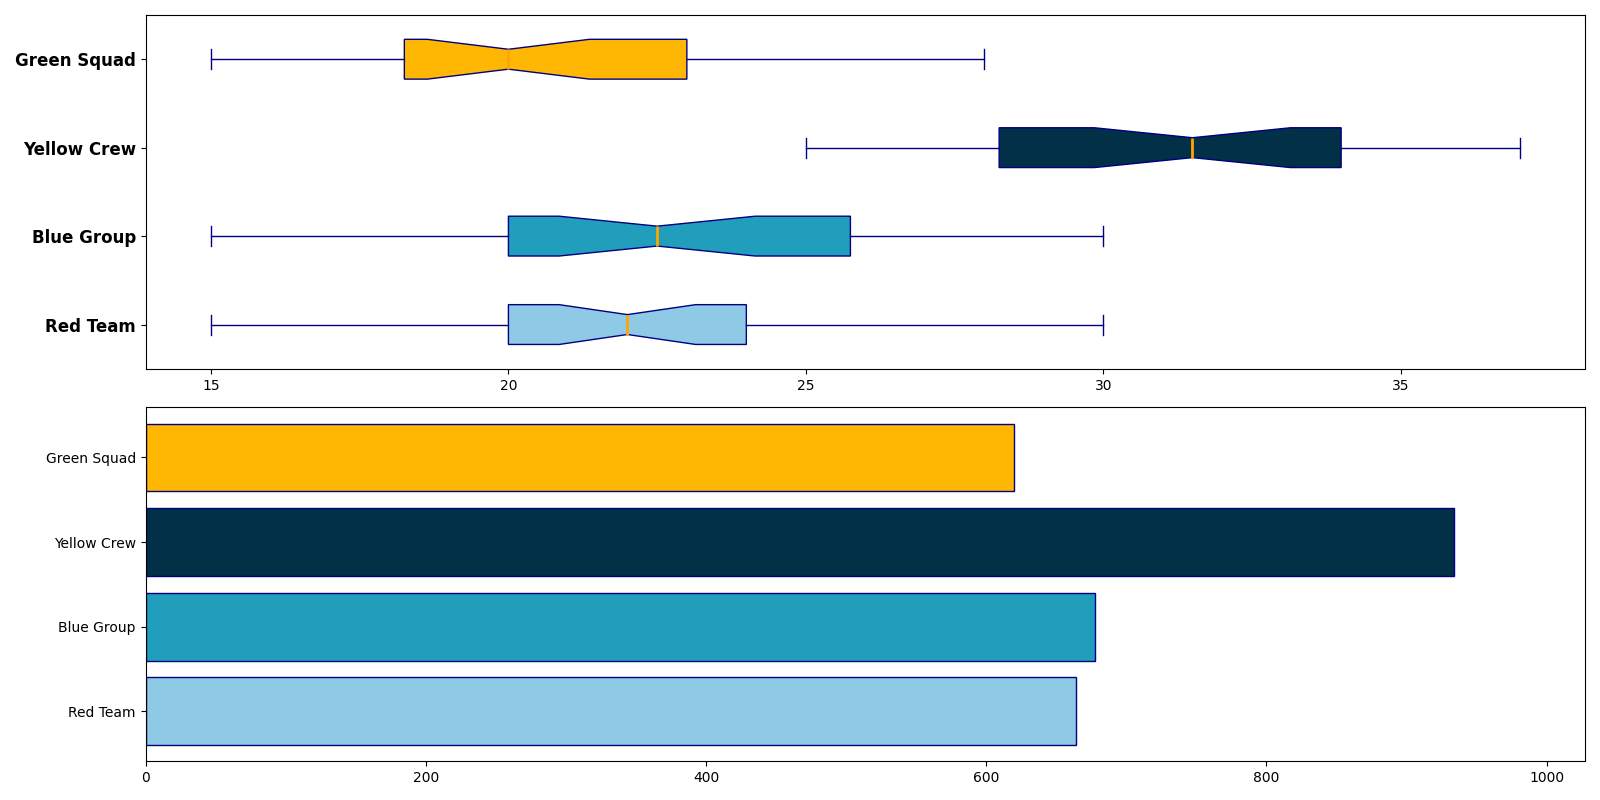

The Python source for this figure:
import matplotlib.pyplot as plt
import numpy as np

alpha_hours = [15, 18, 24, 20, 22, 17, 21, 23, 19, 26, 29, 18, 20, 24, 22, 27, 30, 20, 22, 24, 26, 20, 27, 19, 18, 24, 25, 23, 21, 20]
beta_hours = [20, 15, 17, 16, 19, 22, 21, 24, 22, 23, 18, 20, 19, 21, 23, 26, 28, 29, 30, 24, 25, 20, 22, 24, 26, 19, 28, 27, 26, 24]
gamma_hours = [30, 28, 32, 35, 29, 34, 33, 31, 29, 28, 30, 32, 25, 27, 26, 28, 32, 33, 34, 37, 35, 36, 34, 28, 27, 29, 30, 33, 34, 35]
delta_hours = [17, 19, 23, 20, 21, 18, 17, 16, 20, 24, 23, 25, 27, 28, 22, 20, 19, 18, 15, 17, 20, 19, 18, 20, 22, 23, 19, 21, 24, 25]

total_hours = [sum(alpha_hours), sum(beta_hours), sum(gamma_hours), sum(delta_hours)]

teams = ["Red Team", "Blue Group", "Yellow Crew", "Green Squad"]

# Change subplot arrangement to 2 rows and 1 column
fig, axs = plt.subplots(2, 1, figsize=(16, 8))

colors = ['#8ecae6', '#219ebc', '#023047', '#ffb703']
box = axs[0].boxplot(
    [alpha_hours, beta_hours, gamma_hours, delta_hours], 
    vert=False, patch_artist=True, notch=True,
    boxprops=dict(facecolor='skyblue', color='navy'),
    whiskerprops=dict(color='navy'),
    capprops=dict(color='navy'),
    flierprops=dict(marker='o', color='red', markersize=6, alpha=0.6),
    medianprops=dict(color='orange', linewidth=2)
)

for patch, color in zip(box['boxes'], colors):
    patch.set_facecolor(color)

axs[0].set_yticks(np.arange(1, len(teams)+1))
axs[0].set_yticklabels(teams, fontsize=12, fontweight='bold')

axs[1].barh(teams, total_hours, color=colors, edgecolor='navy')
axs[1].set_xlim(0, max(total_hours) * 1.1)

plt.tight_layout()
plt.show()
